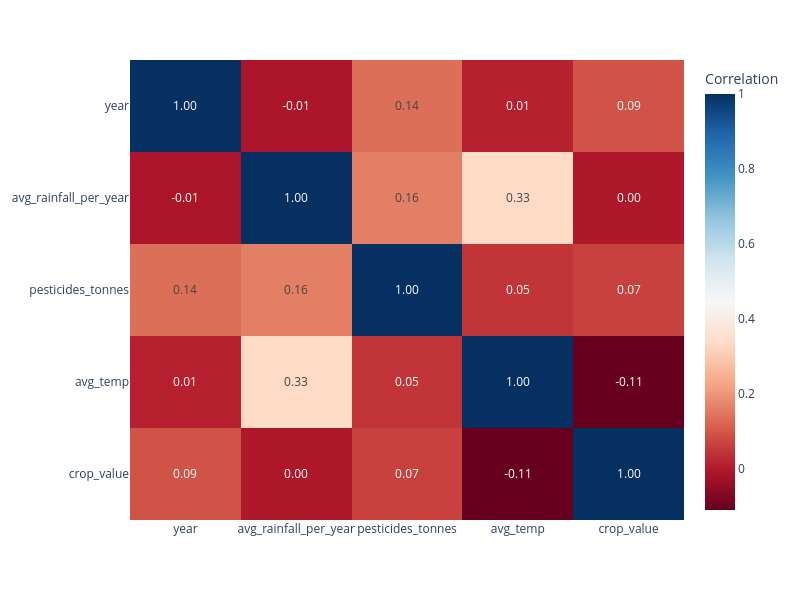

The notebook cell saved with this chart:
### Code cell
correlation = df[["year", "avg_rainfall_per_year", "pesticides_tonnes", "avg_temp", "crop_value"]].corr()
fig5 = px.imshow(
    correlation,
    text_auto=".2f",
    aspect="auto",
    labels=dict(color="Correlation"),
    color_continuous_scale="RdBu",   
    width=800,                           
    height=600
)

fig5.show()

### Figure 1 — Plotly figure (JSON) as saved in the notebook; plotly's stock layout.template omitted (floating-point values rounded to 4 significant figures)
{"data": [{"coloraxis": "coloraxis", "hovertemplate": "x: %{x}<br>y: %{y}<br>Correlation: %{z}<extra></extra>", "name": "0", "texttemplate": "%{z:.2f}", "type": "heatmap", "x": ["year", "avg_rainfall_per_year", "pesticides_tonnes", "avg_temp", "crop_value"], "xaxis": "x", "y": ["year", "avg_rainfall_per_year", "pesticides_tonnes", "avg_temp", "crop_value"], "yaxis": "y", "z": [[1.0, -0.006423, 0.1351, 0.0137, 0.09133], [-0.006423, 1.0, 0.1615, 0.3337, -0.004067], [0.1351, 0.1615, 1.0, 0.04558, 0.06552], [0.0137, 0.3337, 0.04558, 1.0, -0.1104], [0.09133, -0.004067, 0.06552, -0.1104, 1.0]]}], "layout": {"coloraxis": {"autocolorscale": false, "colorbar": {"title": {"text": "Correlation"}}, "colorscale": [[0, "rgb(103,0,31)"], [0.1, "rgb(178,24,43)"], [0.2, "rgb(214,96,77)"], [0.3, "rgb(244,165,130)"], [0.4, "rgb(253,219,199)"], [0.5, "rgb(247,247,247)"], [0.6, "rgb(209,229,240)"], [0.7, "rgb(146,197,222)"], [0.8, "rgb(67,147,195)"], [0.9, "rgb(33,102,172)"], [1, "rgb(5,48,97)"]]}, "height": 600, "margin": {"t": 60}, "width": 800, "xaxis": {"anchor": "y", "domain": [0, 1]}, "yaxis": {"anchor": "x", "autorange": "reversed", "domain": [0, 1]}}}
